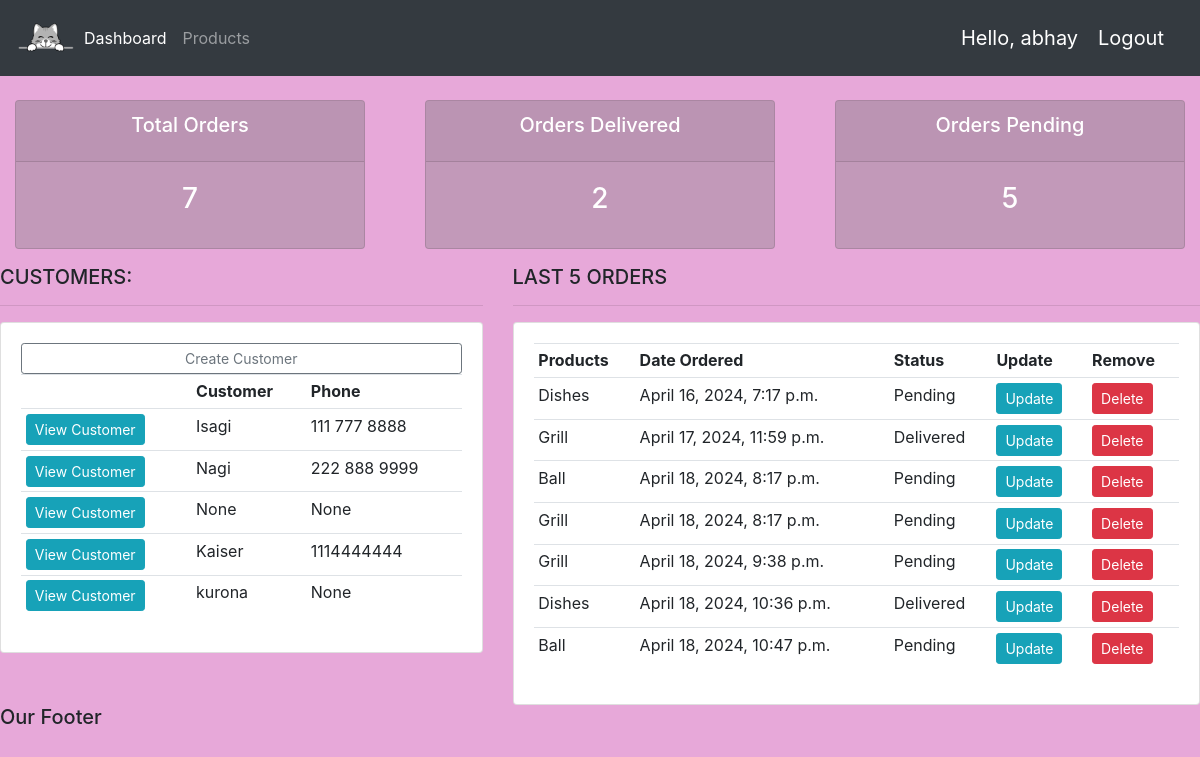
The app's page / (signed in) with its own data.
### accounts/models.py (models this page shows, shortened)
class Customer(models.Model):
    user = models.OneToOneField(User, null=True, blank = True, on_delete=models.CASCADE)
    name = models.CharField(max_length=200, null=True)
    phone = models.CharField(max_length=200, null=True)
    email = models.CharField(max_length=200, null=True)
    profile_pic = models.ImageField(default = "profile.jpg",null = True, blank= True)
    date_created = models.DateTimeField(auto_now_add=True)

class Order(models.Model):
    STATUS = (
        ('Pending', 'Pending'),
        ('Out for Delivery', 'Out for Delivery'),
        ('Delivered', 'Delivered'),
    )
    customer = models.ForeignKey(Customer, null=True, on_delete=models.SET_NULL)
    product = models.ForeignKey(Product, null=True, on_delete=models.SET_NULL)
    date_created = models.DateTimeField(auto_now_add=True)
    status = models.CharField(max_length=200, null=True, choices=STATUS)
    note = models.CharField(max_length=200, null=True)

class Product(models.Model):
    CATEGORY = (
        ('Indoor', 'Indoor'),
        ('Outdoor', 'Outdoor'),
    )
    name = models.CharField(max_length=200, null=True)
    price = models.FloatField(null=True)
    category = models.CharField(max_length=200, null=True, choices=CATEGORY)
    description = models.CharField(max_length=200, null=True, blank=True)
    date_created = models.DateTimeField(auto_now_add=True, null=True)
    tags = models.ManyToManyField(Tag)
    def __str__(self):
        return self.name

### accounts/decorators.py (the view)
    def wrapper_function(request, *args, **kwargs):
        group = None
        if request.user.groups.exists():
            group = request.user.groups.all()[0].name
        if group == 'customer':
            return redirect('user-page')
        if group == 'admin':
            return view_func(request, *args, **kwargs)

### accounts/views.py (called while the page is built)
@login_required(login_url='login')
@admin_only
def home(request):
        orders = Order.objects.all()
        customers = Customer.objects.all()
        total_customers = customers.count()
        total_orders = orders.count()
        delivered = orders.filter(status = 'Delivered').count()
        pending = orders.filter(status = 'Pending').count()
        context = {'orders':orders, 'customers':customers, 'total_orders':total_orders,
                   'delivered':delivered, 'pending':pending}
        return render(request,'accounts/dashboard.html',context)

### accounts/templates/accounts/dashboard.html
{% extends 'accounts/main.html' %}
{% block content%}
{% include 'accounts/status.html' %}
<div class="row">
    <div class="col-md-5">
        <h5>CUSTOMERS:</h5>
        <hr>
        <div class="card card-body">
            <a class="btn btn-outline-secondary btn-sm btn-block" href="">Create Customer</a>
            <table class="table table-sm">
                <tr>
                    <th></th>
                    <th>Customer</th>
                    <th>Phone</th>
                </tr>
                {% for customer in customers %}
                    <tr>
                        <td><a class="btn btn-sm btn-info" href="{% url 'customer' customer.id %}">View Customer</a></td>
                        <td>{{customer.name}}</td>
                        <td>{{customer.phone}}</td>
                    </tr>
                {% endfor %}
            </table>
        </div>
    </div>
    <div class="col-md-7">
        <H5>LAST 5 ORDERS</H5>
        <hr>
        <div class="card card-body">
            <table class="table table-sm">
                <tr>
                    <th>Products</th>
                    <th>Date Ordered</th>
                    <th>Status</th>
                    <th>Update</th>
                    <th>Remove</th>
                </tr>
                {% for order in orders %}
                <tr>
                    <td>{{order.product}}</td>
                    <td>{{order.date_created}}</td>
                    <td>{{order.status}}</td>
                    <td><a class="btn btn-sm btn-info" href="{% url 'update_order' order.id %}">Update</a></td>
                    <td><a class="btn btn-sm btn-danger" href="{% url 'delete_order' order.id %}">Delete</a></td>
                </tr>
                {% endfor %}
            </table>
        </div>
    </div>
</div>
{% endblock %}

### accounts/templates/accounts/main.html (shortened to what this page needs)
{% load static %}
<!DOCTYPE html>
<html lang="en">
<head>
    <link rel="stylesheet" href="https://stackpath.bootstrapcdn.com/bootstrap/4.3.1/css/bootstrap.min.css"
>
    <link rel="stylesheet" type="text/css" href = "{% static '/css/main.css' %}">
</head>
<body>
    {% include 'accounts/navbar.html' %}
    {% block content %}
    {% endblock %}
    <h5>Our Footer</h5>
    </body>
</body>
</html>

### accounts/templates/accounts/navbar.html (shortened to what this page needs)
{% load static %}
<nav class="navbar navbar-expand-lg navbar-dark bg-dark">
    <img src = "{% static 'images/logo.png' %}" width="60" height="60">
    <div class="collapse navbar-collapse" id="navbarNav">
      <ul class="navbar-nav">
        {% if request.user.is_staff %}
        <li class="nav-item active">
          <a class="nav-link" href="{% url 'home' %}">Dashboard</a>
        </li>
        <li class="nav-item">
          <a class="nav-link" href="{% url 'products' %}">Products</a>
        </li>
        {% else %}
        <li class = "nav-item">
          <a class="nav-link" href="{% url 'account' %}">Settings</a>
        </li>
        {% endif %}
      </ul>
    </div>
    <span class="hello-msg">Hello, {{request.user}}</span>
    <span><a class="hello-msg" href="{% url 'logout' %}">Logout</a></span>
  </nav>

### accounts/templates/accounts/status.html (shortened to what this page needs)
<br>
<div class="row">
<div class="col">
    <div class="col-md">
        <div class="card text-center text-black mb-3" id="total-orders">
            <div class="card-header">
                <h5 class="card-title text-white" >Total Orders</h5>
            </div>
            <div class="card-body">
                <h3 class="card-title text-white">{{total_orders}}</h3>
            </div>
        </div>
    </div>
</div>
<div class="col">
    <div class="col-md">
        <div class="card text-center text-black mb-3" id="orders-delivered">
            <div class="card-header">
                <h5 class="card-title text-white">Orders Delivered</h5>
            </div>
            <div class="card-body">
                <h3 class="card-title text-white">{{delivered}}</h3>
            </div>
        </div>
    </div>
</div>
<di class="col">
    <div class="col-md">
        <div class="card text-center text-black mb-3" id="orders-pending">
                <div class="card-header">
                    <h5 class="card-title text-white">Orders Pending</h5>
                </div>
                    <div class="card-body">
                    <h3 class="card-title text-white">{{pending}}</h3>
                </div>
            </div>
        </div>
    </div>

### static/css/main.css (style rules this page uses)
body { background-color:rgb(231, 168, 217); }
#total-orders { background-color: rgba(128, 128, 128, 0.364); }
#orders-delivered { background-color: rgba(128, 128, 128, 0.364); }
#orders-pending { background-color: rgba(128, 128, 128, 0.364); }

### accounts/templates/accounts/navbar.html (style rules this page uses)
.hello-msg { font-size: 20px; color: #fff; margin-right: 20px; }

### records on screen
Customer: name "Isagi", phone "111 777 8888"
Customer: name "Nagi", phone "222 888 9999"
Customer: name "None", phone "None"
Customer: name "Kaiser", phone "1114444444"
Customer: name "kurona", phone "None"
Order: product "Dishes", date_created "April 16, 2024, 7:17 p.m.", status "Pending"
Order: product "Grill", date_created "April 17, 2024, 11:59 p.m.", status "Delivered"
Order: product "Ball", date_created "April 18, 2024, 8:17 p.m.", status "Pending"
Order: product "Grill", date_created "April 18, 2024, 8:17 p.m.", status "Pending"
Order: product "Grill", date_created "April 18, 2024, 9:38 p.m.", status "Pending"
Order: product "Dishes", date_created "April 18, 2024, 10:36 p.m.", status "Delivered"
Order: product "Ball", date_created "April 18, 2024, 10:47 p.m.", status "Pending"

### other values on screen
{{ request.user }} "abhay"
{{ total_orders }} "7"
{{ delivered }} "2"
{{ pending }} "5"
